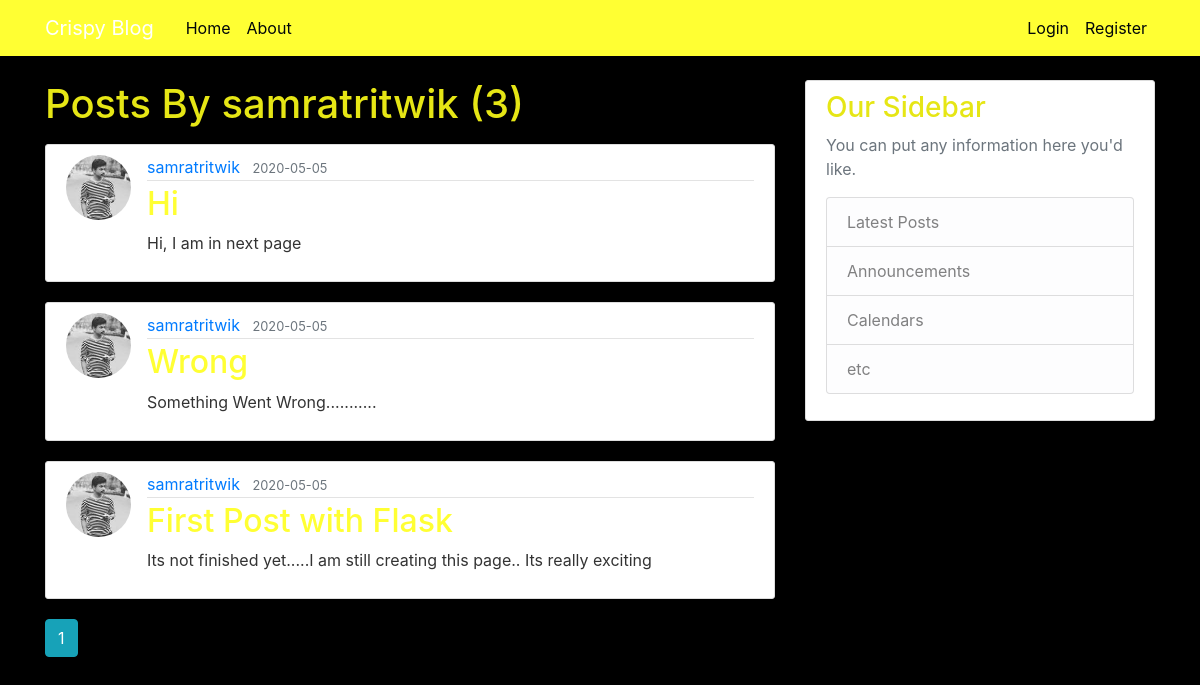
Page /user/samratritwik on the committed database.
### flaskblog/models.py (models this page shows, shortened)
class User(db.Model, UserMixin):
    id = db.Column(db.Integer, primary_key=True)
    username = db.Column(db.String(20), unique=True, nullable=False)
    email = db.Column(db.String(120), unique=True, nullable=False)
    image_file = db.Column(db.String(20), nullable=False, default='default.jpg')
    password = db.Column(db.String(60), nullable=False)
    posts = db.relationship('Post', backref='author', lazy=True)

class Post(db.Model):
    id = db.Column(db.Integer, primary_key=True)
    title = db.Column(db.String(100), nullable=False)
    date_posted = db.Column(db.DateTime, nullable=False, default=datetime.utcnow)
    content = db.Column(db.Text, nullable=False)
    user_id = db.Column(db.Integer, db.ForeignKey('user.id'), nullable=False)

### flaskblog/routes.py (the view)
@app.route("/user/<string:username>")
def user_posts(username):
    page = request.args.get('page', 1, type=int)
    user = User.query.filter_by(username=username).first_or_404()
    posts = Post.query.filter_by(author=user)\
        .order_by(Post.date_posted.desc())\
        .paginate(page=page, per_page=5)
    return render_template('user_posts.html', posts=posts, user=user)

### flaskblog/templates/user_posts.html (shortened to what this page needs)
{% extends "layout.html" %}
{% block content %}
<h1 class="mb-3"> Posts By {{ user.username }} ({{ posts.total }})</h1>
    {% for post in posts.items %}
        <article class="media content-section">
            <img class="rounded-circle article-img" src="{{ url_for('static', filename='profile_pics/' + post.author.image_file) }}">
          <div class="media-body">
            <div class="article-metadata">
              <a class="mr-2" href="{{ url_for('user_posts', username=post.author.username) }}">{{ post.author.username }}</a>
              <small class="text-muted">{{ post.date_posted.strftime(' %Y-%m-%d ') }}</small>
            </div>
            <h2><a class="article-title" href="{{ url_for('post', post_id=post.id)}}">{{ post.title }}</a></h2>
            <p class="article-content">{{ post.content }}</p>
          </div>
        </article>
{% endfor %}
{% for page_num in posts.iter_pages(left_edge=1, right_edge=1, left_current=1, right_current=2) %}
{% if page_num %}
{% if posts.page == page_num %}
<a class="btn btn-info mb-4" href="{{ url_for('user_posts', username=user.username, page=page_num)}}">{{ page_num }}</a>
{% else %}
<a class="btn btn-outline-info mb-4" href="{{ url_for('user_posts', username=user.username, page=page_num)}}">{{ page_num }}</a>
{% endif %}
{% endif %}
{% endfor %}
{% endblock content %}

### flaskblog/static/main.css (style rules this page uses)
body { background: #000000; color: #333333; margin-top: 5rem; }
h1, h2, h3, h4, h5, h6 { color: #e6e615; }
.content-section { background: #ffffff; padding: 10px 20px; border: 1px solid #dddddd; border-radius: 3px; margin-bottom: 20px; }
.article-title { color: #FFFF33; }
.article-content { white-space: pre-line; }
.article-img { height: 65px; width: 65px; margin-right: 16px; }
.article-metadata { padding-bottom: 1px; margin-bottom: 4px; border-bottom: 1px solid #e3e3e3 }

### rows in the picture
User: username "samratritwik"
Post: image_file (picture), author.username "samratritwik", date_posted "2020-05-05", title "Hi", content "Hi, I am in next page"
Post: image_file (picture), author.username "samratritwik", date_posted "2020-05-05", title "Wrong", content "Something Went Wrong..........."
Post: image_file (picture), author.username "samratritwik", date_posted "2020-05-05", title "First Post with Flask", content "Its not finished yet.....I am still creating this page.. Its really exciting"

### other values in the picture
{{ posts.total }} "3"
{{ page_num }} "1"
